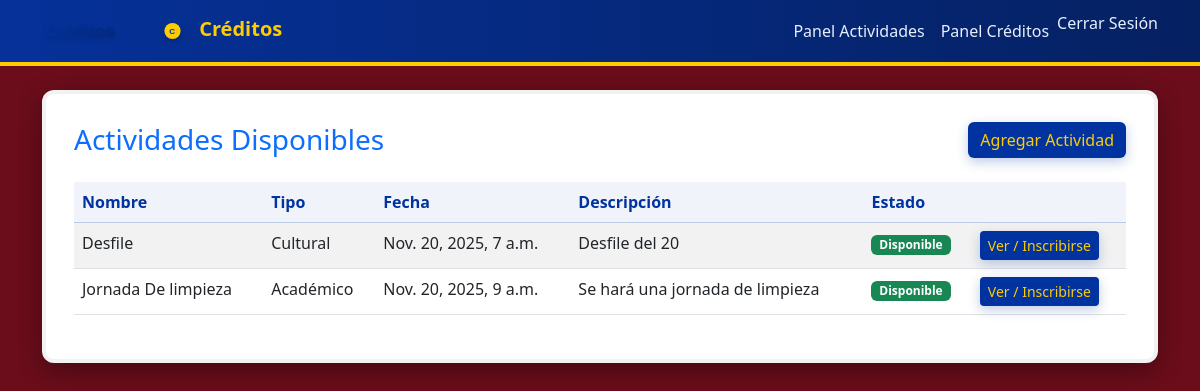
The app's page /actividades/ (signed in) with its own data.
### actividades/models.py (models this page shows, shortened)
class Actividad(models.Model):
    TIPOS = (
        ('academico', 'Académico'),
        ('cultural', 'Cultural'),
        ('deportivo', 'Deportivo'),
    )
    nombre = models.CharField(max_length=150)
    descripcion = models.TextField(blank=True)
    tipo = models.CharField(max_length=20, choices=TIPOS)
    fecha = models.DateTimeField()
    lugar = models.CharField(max_length=150, blank=True)
    creditos_equivalentes = models.PositiveSmallIntegerField(default=1)
    capacidad = models.PositiveIntegerField(blank=True, null=True)
    creado_por = models.ForeignKey(Usuario, on_delete=models.SET_NULL, null=True, blank=True, related_name='actividades_creadas')
    inscritos = models.ManyToManyField(Usuario, blank=True, related_name='actividades_inscritas')
    liberado = models.BooleanField(default=False)
    liberado_por = models.ForeignKey(Usuario, on_delete=models.SET_NULL, null=True, blank=True, related_name='actividades_liberadas')
    fecha_liberacion = models.DateTimeField(null=True, blank=True)
    encargado = models.ForeignKey(Usuario, on_delete=models.SET_NULL, null=True, blank=True, related_name='actividades_encargadas')

### actividades/views.py (the view)
# urls.py: path('', views.lista_actividades, name='lista_actividades'),
@login_required
def lista_actividades(request):
    actividades = Actividad.objects.order_by('fecha')
    return render(request, 'actividades/lista_actividades.html', {'actividades': actividades})

### actividades/templates/actividades/lista_actividades.html (shortened to what this page needs)
{% extends 'usuarios/base.html' %}
{% block content %}
<div class="d-flex justify-content-between align-items-center mb-4">
  <h3 class="text-primary mb-0">Actividades Disponibles</h3>
  {% if user.is_staff or user.es_admin_creditos %}
    <a href="{% url 'registrar_actividad' %}" class="btn btn-primary">
       Agregar Actividad
    </a>
  {% endif %}
</div>
<table class="table table-striped table-hover">
  <thead class="table-primary">
    <tr>
      <th>Nombre</th>
      <th>Tipo</th>
      <th>Fecha</th>
      <th>Descripción</th>
      <th>Estado</th>
      <th></th>
    </tr>
  </thead>
  <tbody>
    {% for act in actividades %}
    <tr>
      <td>{{ act.nombre }}</td>
      <td>{{ act.get_tipo_display }}</td>
      <td>{{ act.fecha }}</td>
      <td>{{ act.descripcion|truncatechars:80 }}</td>
      <td>
        {% if act.liberado %}
          <span class="badge bg-success">Disponible</span>
        {% else %}
          <span class="badge bg-warning text-dark">Pendiente</span>
        {% endif %}
      </td>
      <td>
        <a href="{% url 'detalle_actividad' act.id %}" class="btn btn-sm btn-primary">Ver / Inscribirse</a>
      </td>
    </tr>
    {% endfor %}
  </tbody>
</table>
{% endblock %}

### static/css/estilo.css (style rules this page uses)
:root { --tinto: #6b0d1b; --azul: #0033a0; --amarillo: #ffcc00; --card-bg: #ffffff; --muted: #6c757d; }
html, body { height: 100%; }
body { background-color: var(--tinto); color: #222; font-family: 'Segoe UI', Roboto, Arial, sans-serif; }
.btn-primary { background-color: var(--azul) !important; color: var(--amarillo) !important; border: none !important; box-shadow: 0 4px 12px rgba(0,51,160,0.25); }
.table thead th { background: rgba(0,51,160,0.06); color: var(--azul); }

### records on screen
Actividad: nombre "Desfile", tipo "Cultural", fecha "Nov. 20, 2025, 7 a.m.", descripcion "Desfile del 20", liberado "Disponible"
Actividad: nombre "Jornada De limpieza", tipo "Académico", fecha "Nov. 20, 2025, 9 a.m.", descripcion "Se hará una jornada de limpieza", liberado "Disponible"
